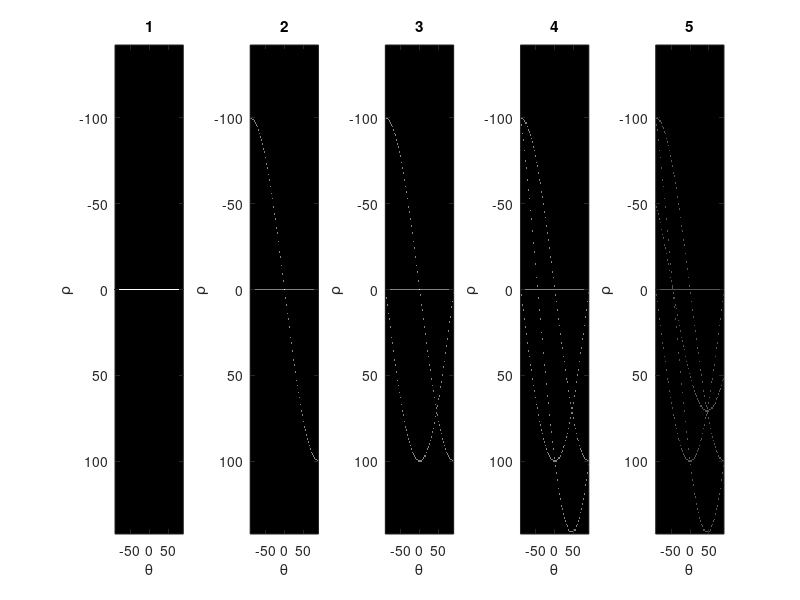

The MATLAB source for this figure: (Note: this script raises an error after producing the figure.)
function [] = HW1Q1()
% Task 1 - transform

N = 101;
M = ceil(101 / 2);
f=zeros(N,N);

values = [[1,1],[N,1],[1,N],[N,N],[M,M]];

figure;
index = 1;
last = numel(values) - 1;

for k = 1:2:last
    x = values(k);
    y = values(k + 1);
    f(x,y)=1;
    [H,T,R] = hough(f);
    subplot(1,5,index);
    imshow(H,[],'XData',T,'YData',R,'InitialMagnification','fit');
    xlabel('\theta'), ylabel('\rho');
    axis on, axis normal;
    title(num2str(index));
    index = index + 1;
end    

%% Task 1 - Canny edge detector

addpath('hough');

N = 256;
square_start = N / 4;
square_end = square_start + N / 2;
I = zeros(N);
I(square_start:square_end, square_start:square_end) = 1;

houghOverlay('Square: Bitmap',I);

%% Task 1 - Line linking on building.jpg

addpath('hough');

I = imread('building.jpg');
houghOverlay('Building.jpg',I);

%% with more suitable parameters for Canny edge detector

addpath('hough');
I = im2double(imread('building.jpg'));

% image median, adaptive lower and upper thresholds for edges
image_median = double(median(I(:)));
threshold = 0.15 * image_median;
    
I = imread('building.jpg');
houghOverlay('Building.jpg',I, threshold);